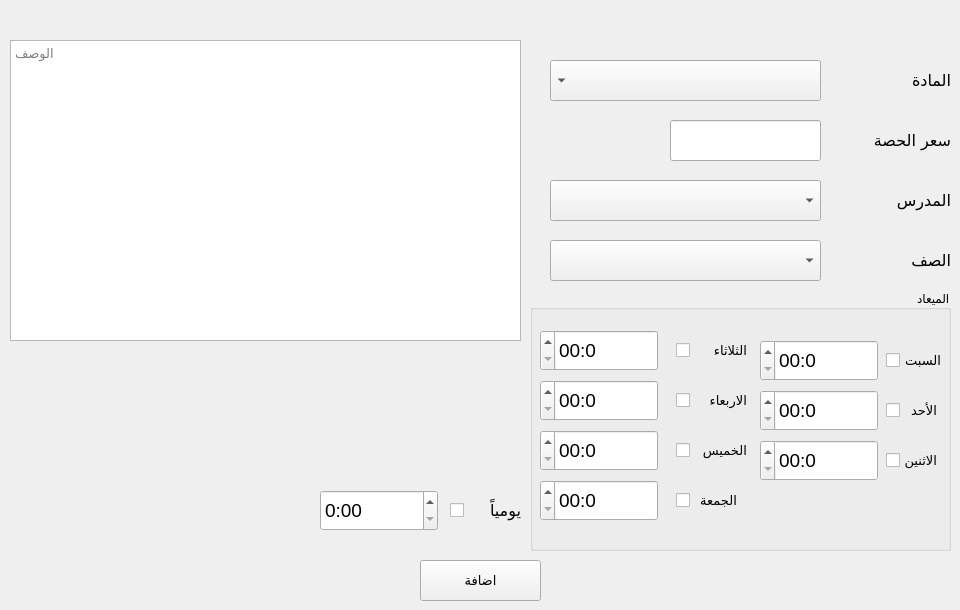
        <widget class="QWidget" name="tab_9">
         <attribute name="title">
          <string>اضافة كورس</string>
         </attribute>
         <widget class="QPushButton" name="pushButton_10">
          <property name="geometry">
           <rect>
            <x>420</x>
            <y>560</y>
            <width>121</width>
            <height>41</height>
           </rect>
          </property>
          <property name="font">
           <font>
            <family>Droid Arabic Kufi</family>
            <pointsize>10</pointsize>
           </font>
          </property>
          <property name="text">
           <string>اضافة</string>
          </property>
         </widget>
         <widget class="QLineEdit" name="lineEdit_5">
          <property name="geometry">
           <rect>
            <x>670</x>
            <y>120</y>
            <width>151</width>
            <height>41</height>
           </rect>
          </property>
          <property name="font">
           <font>
            <pointsize>10</pointsize>
           </font>
          </property>
         </widget>
         <widget class="QLabel" name="label">
          <property name="geometry">
           <rect>
            <x>830</x>
            <y>60</y>
            <width>121</width>
            <height>41</height>
           </rect>
          </property>
          <property name="font">
           <font>
            <family>Droid Arabic Kufi</family>
            <pointsize>12</pointsize>
           </font>
          </property>
          <property name="text">
           <string>المادة</string>
          </property>
         </widget>
         <widget class="QLabel" name="label_2">
          <property name="geometry">
           <rect>
            <x>830</x>
            <y>120</y>
            <width>121</width>
            <height>41</height>
           </rect>
          </property>
          <property name="font">
           <font>
            <family>Droid Arabic Kufi</family>
            <pointsize>12</pointsize>
           </font>
          </property>
          <property name="text">
           <string>سعر الحصة</string>
          </property>
         </widget>
         <widget class="QLabel" name="label_4">
          <property name="geometry">
           <rect>
            <x>830</x>
            <y>180</y>
            <width>121</width>
            <height>41</height>
           </rect>
          </property>
          <property name="font">
           <font>
            <family>Droid Arabic Kufi</family>
            <pointsize>12</pointsize>
           </font>
          </property>
          <property name="text">
           <string>المدرس</string>
          </property>
         </widget>
         <widget class="QLabel" name="label_5">
          <property name="geometry">
           <rect>
            <x>830</x>
            <y>240</y>
            <width>121</width>
            <height>41</height>
           </rect>
          </property>
          <property name="font">
           <font>
            <family>Droid Arabic Kufi</family>
            <pointsize>12</pointsize>
           </font>
          </property>
          <property name="text">
           <string>الصف</string>
          </property>
         </widget>
         <widget class="QComboBox" name="comboBox_4">
          <property name="geometry">
           <rect>
            <x>550</x>
            <y>240</y>
            <width>271</width>
            <height>41</height>
           </rect>
          </property>
          <property name="font">
           <font>
            <pointsize>10</pointsize>
           </font>
          </property>
          <item>
           <property name="text">
            <string/>
           </property>
          </item>
         </widget>
         <widget class="QTextEdit" name="description">
          <property name="geometry">
           <rect>
            <x>10</x>
            <y>40</y>
            <width>511</width>
            <height>301</height>
           </rect>
          </property>
          <property name="font">
           <font>
            <pointsize>10</pointsize>
           </font>
          </property>
          <property name="placeholderText">
           <string>الوصف</string>
          </property>
         </widget>
         <widget class="QComboBox" name="comboBox_22">
          <property name="geometry">
           <rect>
            <x>550</x>
            <y>60</y>
            <width>271</width>
            <height>41</height>
           </rect>
          </property>
          <property name="font">
           <font>
            <pointsize>10</pointsize>
           </font>
          </property>
          <property name="layoutDirection">
           <enum>Qt::RightToLeft</enum>
          </property>
         </widget>
         <widget class="QLabel" name="label_53">
          <property name="geometry">
           <rect>
            <x>480</x>
            <y>490</y>
            <width>41</width>
            <height>41</height>
           </rect>
          </property>
          <property name="font">
           <font>
            <family>Droid Arabic Kufi</family>
            <pointsize>12</pointsize>
           </font>
          </property>
          <property name="text">
           <string>يومياً</string>
          </property>
         </widget>
         <widget class="QCheckBox" name="everyday">
          <property name="geometry">
           <rect>
            <x>450</x>
            <y>500</y>
            <width>20</width>
            <height>20</height>
           </rect>
          </property>
          <property name="text">
           <string/>
          </property>
         </widget>
         <widget class="QComboBox" name="comboBox_14">
          <property name="geometry">
           <rect>
            <x>550</x>
            <y>180</y>
            <width>271</width>
            <height>41</height>
           </rect>
          </property>
          <property name="font">
           <font>
            <pointsize>10</pointsize>
           </font>
          </property>
         </widget>
         <widget class="QTimeEdit" name="timeEdit_12">
          <property name="geometry">
           <rect>
            <x>320</x>
            <y>490</y>
            <width>118</width>
            <height>41</height>
           </rect>
          </property>
          <property name="font">
           <font>
            <family>Segoe UI</family>
            <pointsize>14</pointsize>
           </font>
          </property>
          <property name="currentSection">
           <enum>QDateTimeEdit::HourSection</enum>
          </property>
          <property name="displayFormat">
           <string>h:mm</string>
          </property>
          <property name="timeSpec">
           <enum>Qt::LocalTime</enum>
          </property>
         </widget>
         <widget class="QGroupBox" name="groupBox_6">
          <property name="geometry">
           <rect>
            <x>530</x>
            <y>290</y>
            <width>421</width>
            <height>261</height>
           </rect>
          </property>
          <property name="layoutDirection">
           <enum>Qt::RightToLeft</enum>
          </property>
          <property name="title">
           <string>الميعاد</string>
          </property>
          <widget class="QLabel" name="label_193">
           <property name="geometry">
            <rect>
             <x>180</x>
             <y>40</y>
             <width>41</width>
             <height>41</height>
            </rect>
           </property>
           <property name="font">
            <font>
             <family>Droid Arabic Kufi</family>
             <pointsize>10</pointsize>
            </font>
           </property>
           <property name="text">
            <string> الثلاثاء</string>
           </property>
          </widget>
          <widget class="QLabel" name="label_57">
           <property name="geometry">
            <rect>
             <x>370</x>
             <y>50</y>
             <width>41</width>
             <height>41</height>
            </rect>
           </property>
           <property name="font">
            <font>
             <family>Droid Arabic Kufi</family>
             <pointsize>10</pointsize>
            </font>
           </property>
           <property name="text">
            <string>السبت</string>
           </property>
          </widget>
          <widget class="QCheckBox" name="saturday">
           <property name="geometry">
            <rect>
             <x>350</x>
             <y>60</y>
             <width>20</width>
             <height>20</height>
            </rect>
           </property>
           <property name="text">
            <string/>
           </property>
          </widget>
          <widget class="QCheckBox" name="thursday">
           <property name="geometry">
            <rect>
             <x>140</x>
             <y>150</y>
             <width>20</width>
             <height>20</height>
            </rect>
           </property>
           <property name="text">
            <string/>
           </property>
          </widget>
          <widget class="QTimeEdit" name="timeEdit_7">
           <property name="geometry">
            <rect>
             <x>10</x>
             <y>40</y>
             <width>118</width>
             <height>41</height>
            </rect>
           </property>
           <property name="font">
            <font>
             <family>Segoe UI</family>
             <pointsize>14</pointsize>
            </font>
           </property>
           <property name="currentSection">
            <enum>QDateTimeEdit::MinuteSection</enum>
           </property>
           <property name="displayFormat">
            <string>h:mm</string>
           </property>
           <property name="timeSpec">
            <enum>Qt::LocalTime</enum>
           </property>
          </widget>
          <widget class="QCheckBox" name="tuesday">
           <property name="geometry">
            <rect>
             <x>140</x>
             <y>50</y>
             <width>20</width>
             <height>20</height>
            </rect>
           </property>
           <property name="text">
            <string/>
           </property>
          </widget>
          <widget class="QTimeEdit" name="timeEdit_11">
           <property name="geometry">
            <rect>
             <x>10</x>
             <y>190</y>
             <width>118</width>
             <height>41</height>
            </rect>
           </property>
           <property name="font">
            <font>
             <family>Segoe UI</family>
             <pointsize>14</pointsize>
            </font>
           </property>
           <property name="currentSection">
            <enum>QDateTimeEdit::MinuteSection</enum>
           </property>
           <property name="displayFormat">
            <string>h:mm</string>
           </property>
           <property name="timeSpec">
            <enum>Qt::LocalTime</enum>
           </property>
          </widget>
          <widget class="QTimeEdit" name="timeEdit_6">
           <property name="geometry">
            <rect>
             <x>230</x>
             <y>100</y>
             <width>118</width>
             <height>41</height>
            </rect>
           </property>
           <property name="font">
            <font>
             <family>Segoe UI</family>
             <pointsize>14</pointsize>
            </font>
           </property>
           <property name="currentSection">
            <enum>QDateTimeEdit::MinuteSection</enum>
           </property>
           <property name="displayFormat">
            <string>h:mm</string>
           </property>
           <property name="timeSpec">
            <enum>Qt::LocalTime</enum>
           </property>
          </widget>
          <widget class="QLabel" name="label_192">
           <property name="geometry">
            <rect>
             <x>380</x>
             <y>100</y>
             <width>31</width>
             <height>41</height>
            </rect>
           </property>
           <property name="font">
            <font>
             <family>Droid Arabic Kufi</family>
             <pointsize>10</pointsize>
            </font>
           </property>
           <property name="text">
            <string> الأحد</string>
           </property>
          </widget>
          <widget class="QCheckBox" name="wednesday">
           <property name="geometry">
            <rect>
             <x>140</x>
             <y>100</y>
             <width>20</width>
             <height>20</height>
            </rect>
           </property>
           <property name="text">
            <string/>
           </property>
          </widget>
          <widget class="QCheckBox" name="monday">
           <property name="geometry">
            <rect>
             <x>350</x>
             <y>160</y>
             <width>20</width>
             <height>20</height>
            </rect>
           </property>
           <property name="text">
            <string/>
           </property>
          </widget>
          <widget class="QLabel" name="label_195">
           <property name="geometry">
            <rect>
             <x>160</x>
             <y>190</y>
             <width>51</width>
             <height>41</height>
            </rect>
           </property>
           <property name="font">
            <font>
             <family>Droid Arabic Kufi</family>
             <pointsize>10</pointsize>
            </font>
           </property>
           <property name="text">
            <string> الجمعة</string>
           </property>
          </widget>
          <widget class="QCheckBox" name="friday">
           <property name="geometry">
            <rect>
             <x>140</x>
             <y>200</y>
             <width>20</width>
             <height>20</height>
            </rect>
           </property>
           <property name="text">
            <string/>
           </property>
          </widget>
          <widget class="QTimeEdit" name="timeEdit_10">
           <property name="geometry">
            <rect>
             <x>10</x>
             <y>90</y>
             <width>118</width>
             <height>41</height>
            </rect>
           </property>
           <property name="font">
            <font>
             <family>Segoe UI</family>
             <pointsize>14</pointsize>
            </font>
           </property>
           <property name="currentSection">
            <enum>QDateTimeEdit::MinuteSection</enum>
           </property>
           <property name="displayFormat">
            <string>h:mm</string>
           </property>
           <property name="timeSpec">
            <enum>Qt::LocalTime</enum>
           </property>
          </widget>
          <widget class="QTimeEdit" name="timeEdit_8">
           <property name="geometry">
            <rect>
             <x>230</x>
             <y>150</y>
             <width>118</width>
             <height>41</height>
            </rect>
           </property>
           <property name="font">
            <font>
             <family>Segoe UI</family>
             <pointsize>14</pointsize>
            </font>
           </property>
           <property name="currentSection">
            <enum>QDateTimeEdit::MinuteSection</enum>
           </property>
           <property name="displayFormat">
            <string>h:mm</string>
           </property>
           <property name="timeSpec">
            <enum>Qt::LocalTime</enum>
           </property>
          </widget>
          <widget class="QCheckBox" name="sunday">
           <property name="geometry">
            <rect>
             <x>350</x>
             <y>110</y>
             <width>20</width>
             <height>20</height>
            </rect>
           </property>
           <property name="text">
            <string/>
           </property>
          </widget>
          <widget class="QLabel" name="label_191">
           <property name="geometry">
            <rect>
             <x>170</x>
             <y>90</y>
             <width>51</width>
             <height>41</height>
            </rect>
           </property>
           <property name="font">
            <font>
             <family>Droid Arabic Kufi</family>
             <pointsize>10</pointsize>
            </font>
           </property>
           <property name="text">
            <string> الاربعاء</string>
           </property>
          </widget>
          <widget class="QTimeEdit" name="timeEdit_9">
           <property name="geometry">
            <rect>
             <x>10</x>
             <y>140</y>
             <width>118</width>
             <height>41</height>
            </rect>
           </property>
           <property name="font">
            <font>
             <family>Segoe UI</family>
             <pointsize>14</pointsize>
            </font>
           </property>
           <property name="currentSection">
            <enum>QDateTimeEdit::MinuteSection</enum>
           </property>
           <property name="displayFormat">
            <string>h:mm</string>
           </property>
           <property name="timeSpec">
            <enum>Qt::LocalTime</enum>
           </property>
          </widget>
          <widget class="QLabel" name="label_194">
           <property name="geometry">
            <rect>
             <x>170</x>
             <y>140</y>
             <width>51</width>
             <height>41</height>
            </rect>
           </property>
           <property name="font">
            <font>
             <family>Droid Arabic Kufi</family>
             <pointsize>10</pointsize>
            </font>
           </property>
           <property name="text">
            <string> الخميس</string>
           </property>
          </widget>
          <widget class="QTimeEdit" name="timeEdit_2">
           <property name="geometry">
            <rect>
             <x>230</x>
             <y>50</y>
             <width>118</width>
             <height>41</height>
            </rect>
           </property>
           <property name="font">
            <font>
             <family>Segoe UI</family>
             <pointsize>14</pointsize>
            </font>
           </property>
           <property name="currentSection">
            <enum>QDateTimeEdit::MinuteSection</enum>
           </property>
           <property name="displayFormat">
            <string>h:mm</string>
           </property>
           <property name="timeSpec">
            <enum>Qt::LocalTime</enum>
           </property>
          </widget>
          <widget class="QLabel" name="label_190">
           <property name="geometry">
            <rect>
             <x>370</x>
             <y>150</y>
             <width>41</width>
             <height>41</height>
            </rect>
           </property>
           <property name="font">
            <font>
             <family>Droid Arabic Kufi</family>
             <pointsize>10</pointsize>
            </font>
           </property>
           <property name="text">
            <string> الاثنين</string>
           </property>
          </widget>
         </widget>
        </widget>
